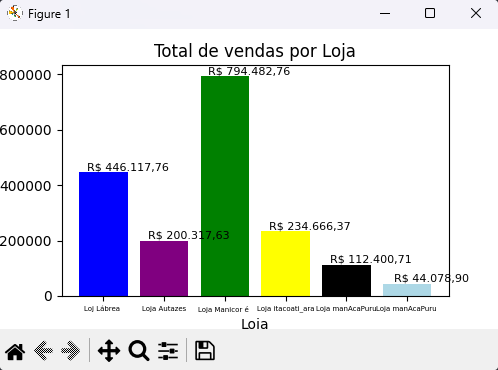

Recreate this plot in Python.
# Ex01
import pandas as pd
import matplotlib.pyplot as plt
import locale

tabela = pd.read_excel('Desafio - Time de Projetos e Dados.xlsx', sheet_name='Dados - Questão 1')
tabela = tabela[tabela['Filial'] !=0]
locale.setlocale(locale.LC_ALL, 'pt_BR.UTF-8')


# Descobrindo o valor total de vendas da empresa
total_de_vendas_da_empresa = tabela['valor_compra'].sum()
total_de_vendas_da_empresa_formatado = locale.currency(total_de_vendas_da_empresa, grouping=True)
print("O total de vendas da empresa foi de R${}".format(total_de_vendas_da_empresa_formatado))
print("---"*20)



# Descobrindo o valor total dos impostos 
imposto_total = tabela['Imposto'].sum()
imposto_total_formatado = locale.currency(imposto_total, grouping=True)
print("O valor total de impostos a ser pago será de {}".format(imposto_total_formatado))
print("---" * 20)



# Descobrindo qual loja mais vendeu
total_de_vendas_unidade = tabela.groupby('Filial')['valor_compra'].sum()
total_de_vendas_unidade_formatado = total_de_vendas_unidade.apply(lambda x: locale.currency(x, grouping=True))
print("O valor total de vendas por unidade foi de \n{}".format(total_de_vendas_unidade_formatado))
print('---'*20)



# Cores
cor1="blue"
cor2="purple"
cor3="green"
cor4="yellow"
cor5="black"
cor6="Lightblue"

# Criando um gráfico de barras para visualizar a loja que mais vendeu
plt.figure(figsize=(5,3))
bars =plt.bar(range(len(total_de_vendas_unidade.index)), total_de_vendas_unidade, color=[cor1, cor2, cor3, cor4, cor5, cor6])
# Adicionando os valores nas barras
for bar, valor in zip(bars, total_de_vendas_unidade):
    plt.text(bar.get_x() + bar.get_width(), bar.get_height(), locale.currency(valor, grouping=True), ha='center', va='bottom', fontsize=8 )
plt.xlabel('Loja')
plt.ylabel('Valor de Vendas (R$)')
plt.title('Total de vendas por Loja')
plt.xticks(range(len(total_de_vendas_unidade)), total_de_vendas_unidade.index, fontsize=5)
plt.show()
